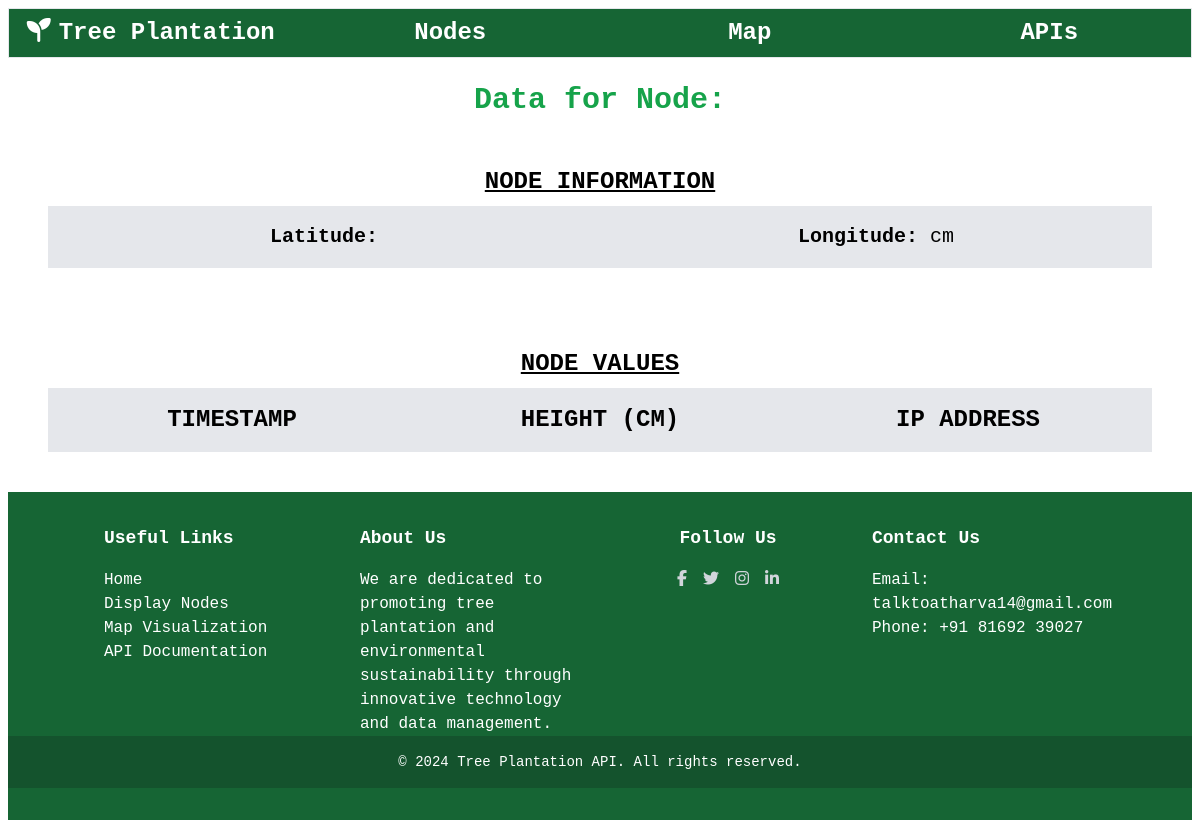
The page /displaynode/Tree1 on the database as committed earlier.
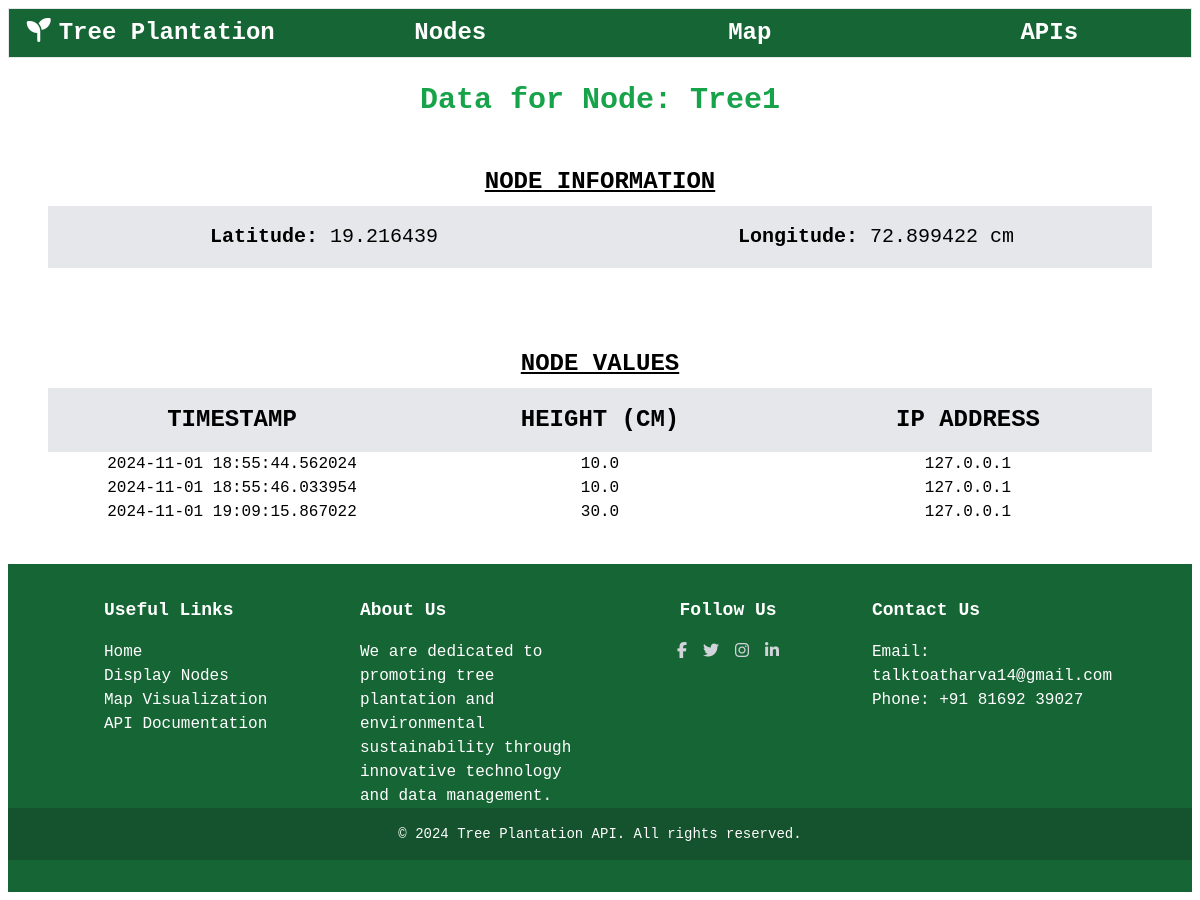
The same page on the database as committed later.
### tables this page shows
CREATE TABLE NodeData (
                            nodename TEXT PRIMARY KEY,
                            latitude REAL,
                            longitude REAL
                        );

CREATE TABLE NodeValues (
                            id INTEGER PRIMARY KEY AUTOINCREMENT,
                            nodename TEXT NOT NULL,
                            height REAL NOT NULL,
                            timestamp DATETIME DEFAULT CURRENT_TIMESTAMP,
                            ipaddress TEXT
                        );

### app.py (the view)
@app.route('/displaynode/<nodename>')
def display_node_data(nodename):
    conn = get_db_connection()
    node_values = conn.execute("SELECT * FROM NodeValues WHERE nodename = ?", (nodename,)).fetchall()
    node_data = conn.execute("SELECT * FROM NodeData WHERE nodename = ?", (nodename,)).fetchone()
    conn.close()
    return render_template('node_data.html', node_values=node_values, node_data=node_data)

### app.py (called while the page is built)
def get_db_connection():
    try:
        conn = sqlite3.connect(DATABASE)
        conn.row_factory = sqlite3.Row
        conn.execute('''CREATE TABLE IF NOT EXISTS NodeValues (
                            id INTEGER PRIMARY KEY AUTOINCREMENT,
                            nodename TEXT NOT NULL,
                            height REAL NOT NULL,
                            timestamp DATETIME DEFAULT CURRENT_TIMESTAMP,
                            ipaddress TEXT
                        )''')
        conn.execute('''CREATE TABLE IF NOT EXISTS NodeData (
                            nodename TEXT PRIMARY KEY,
                            latitude REAL,
                            longitude REAL
                        )''')
        return conn
    except sqlite3.Error as e:
        logging.error(f"Database connection error: {e}")
        return None

### templates/node_data.html (shortened to what this page needs)
{% extends "base.html" %}
{% block content %}
    <section class="px-10">
        <h1 class="text-center text-3xl my-4 font-bold text-green-600 p-2">
            Data for Node: {{ node_data['nodename'] }}
        </h1>
        <h2 class="mt-10 text-2xl text-center uppercase font-bold underline mb-2">
            Node Information
        </h2>
        <div class="grid grid-cols-2 bg-gray-200">
            <div class="py-4 border text-center text-xl"><strong>Latitude:</strong> {{ node_data['latitude'] }}</div>
            <div class="py-4 border text-center text-xl"><strong>Longitude:</strong> {{ node_data['longitude'] }} cm </div>
        </div>
        <h2 class="mt-20 text-2xl text-center uppercase font-bold underline mb-2">
            Node Values
        </h2>
        <div class="grid grid-cols-3 bg-gray-200 text-2xl text-center uppercase font-bold">
            <div class="py-4">Timestamp</div>
            <div class="py-4">Height (cm)</div>
            <div class="py-4">IP Address</div>
        </div>
            {% for record in node_values %}
                <div class="grid grid-cols-3 text-center">
                    <div>{{ record['timestamp'] }}</div>
                    <div>{{ record['height'] }}</div>
                    <div>{{ record['ipaddress'] }}</div>
                </div>
            {% endfor %}
    </section>
{% endblock %}

### templates/base.html (shortened to what this page needs)
<!DOCTYPE html>
<html lang="en">
<head>
    <script src="https://cdn.tailwindcss.com"></script>
    <link rel="stylesheet" href="https://cdnjs.cloudflare.com/ajax/libs/font-awesome/6.6.0/css/all.min.css">
</head>
<body class="font-mono m-2">
    <section class="border grid grid-cols-4 gap-4 font-bold  text-center text-md md:text-2xl bg-green-800 text-white">
        <a href="/" class="p-2 hover:underline hover:bg-green-300 hover:text-black"><div><i class="fa-solid fa-seedling mr-2"></i>Tree Plantation</div></a>
        <a href="/displaynode" class="p-2 hover:underline hover:bg-green-300 hover:text-black"><div>Nodes</div></a>
        <a href="/mapit" class="p-2 hover:underline hover:bg-green-300 hover:text-black"><div>Map</div></a>
        <a href="/apis" class="p-2 hover:underline hover:bg-green-300 hover:text-black"><div>APIs</div></a>
    </section>
    <main>{% block content %}Content goes here{% endblock %}</main>
    <footer class="bg-green-800 text-white py-8 mt-10">
        <div class="container mx-auto px-4">
            <div class="grid grid-cols-1 sm:grid-cols-2 lg:grid-cols-4 gap-8">
                <div class="">
                    <h3 class="text-lg font-bold mb-4">Useful Links</h3>
                    <ul>
                        <li><a href="/" class="hover:underline">Home</a></li>
                        <li><a href="/displaynode" class="hover:underline">Display Nodes</a></li>
                        <li><a href="/mapit" class="hover:underline">Map Visualization</a></li>
                        <li><a href="/apis" class="hover:underline">API Documentation</a></li>
                    </ul>
                </div>
                <div>
                    <h3 class="text-lg font-bold mb-4 ">About Us</h3>
                    <p>We are dedicated to promoting tree plantation and environmental sustainability through innovative technology and data management.</p>
                </div>
                <div class="text-center">
                    <h3 class="text-lg font-bold mb-4">Follow Us</h3>
                    <div class="flex justify-center space-x-4">
                        <a href="" class="text-gray-300 hover:text-white"><i class="fab fa-facebook-f"></i></a>
                        <a href="" class="text-gray-300 hover:text-white"><i class="fab fa-twitter"></i></a>
                        <a href="" class="text-gray-300 hover:text-white"><i class="fab fa-instagram"></i></a>
                        <a href="" class="text-gray-300 hover:text-white"><i class="fab fa-linkedin-in"></i></a>
                    </div>
                </div>
                <div>
                    <h3 class="text-lg font-bold mb-4">Contact Us</h3>
                    <p>Email: <a href="mailto:talktoatharva14@gmail.com" class="hover:underline">talktoatharva14@gmail.com</a></p>
                    <p>Phone: <a href="tel:+1234567890" class="hover:underline">+91 81692 39027</a></p>
                </div>
            </div>
        </div>
        <div class="bg-green-900 py-4">
            <div class="container mx-auto text-center">
                <p class="text-sm">© 2024 Tree Plantation API. All rights reserved.</p>
            </div>
        </div>
    </footer>
</body>
</html>

Rows that differ between the two databases and show on the page:
added NodeData: nodename "Tree1", latitude "19.216439", longitude "72.899422"
added NodeValues: timestamp "2024-11-01 18:55:44.562024", height "10.0", ipaddress "127.0.0.1"
added NodeValues: timestamp "2024-11-01 18:55:46.033954", height "10.0", ipaddress "127.0.0.1"
added NodeValues: timestamp "2024-11-01 19:09:15.867022", height "30.0", ipaddress "127.0.0.1"
